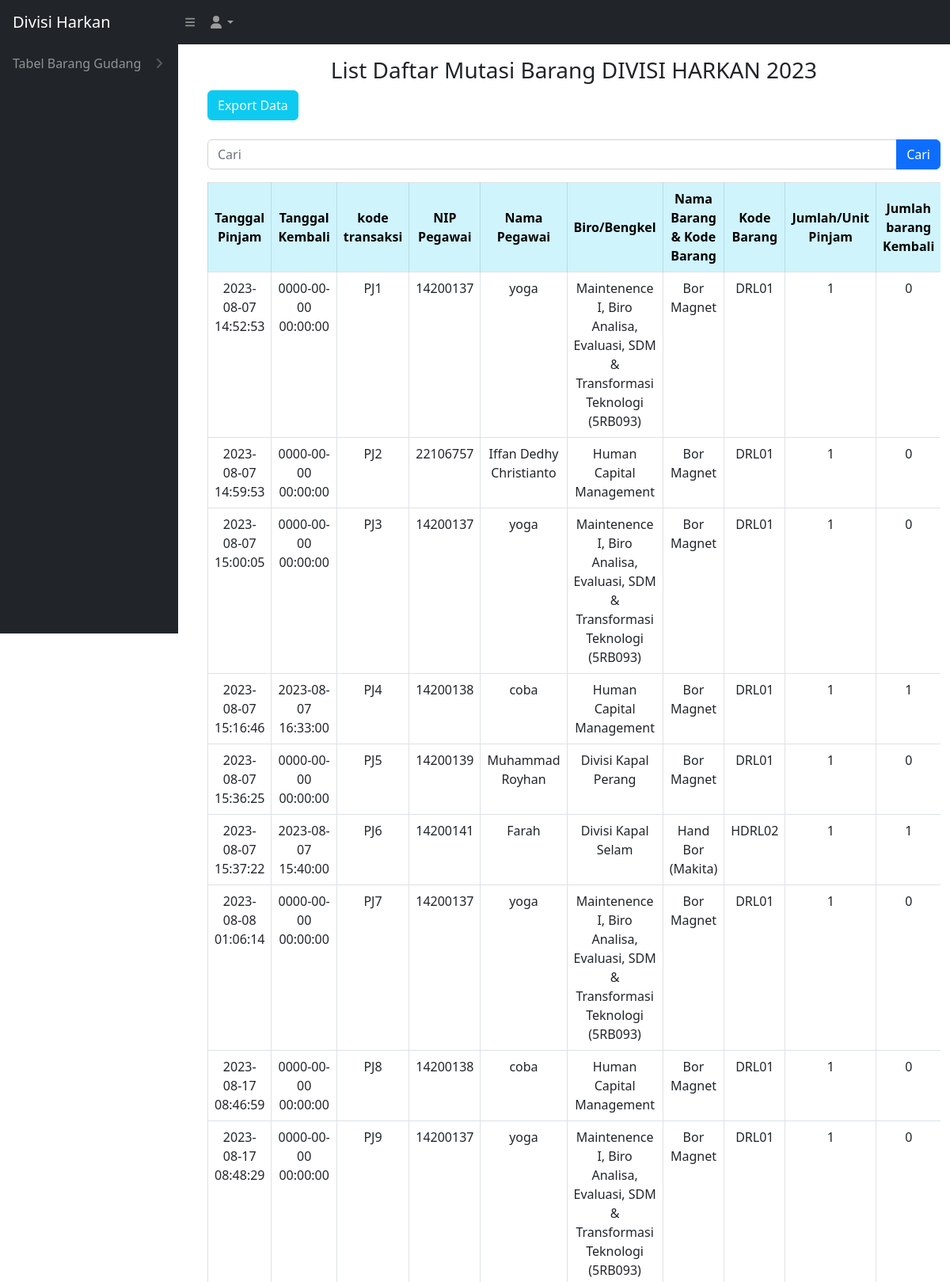
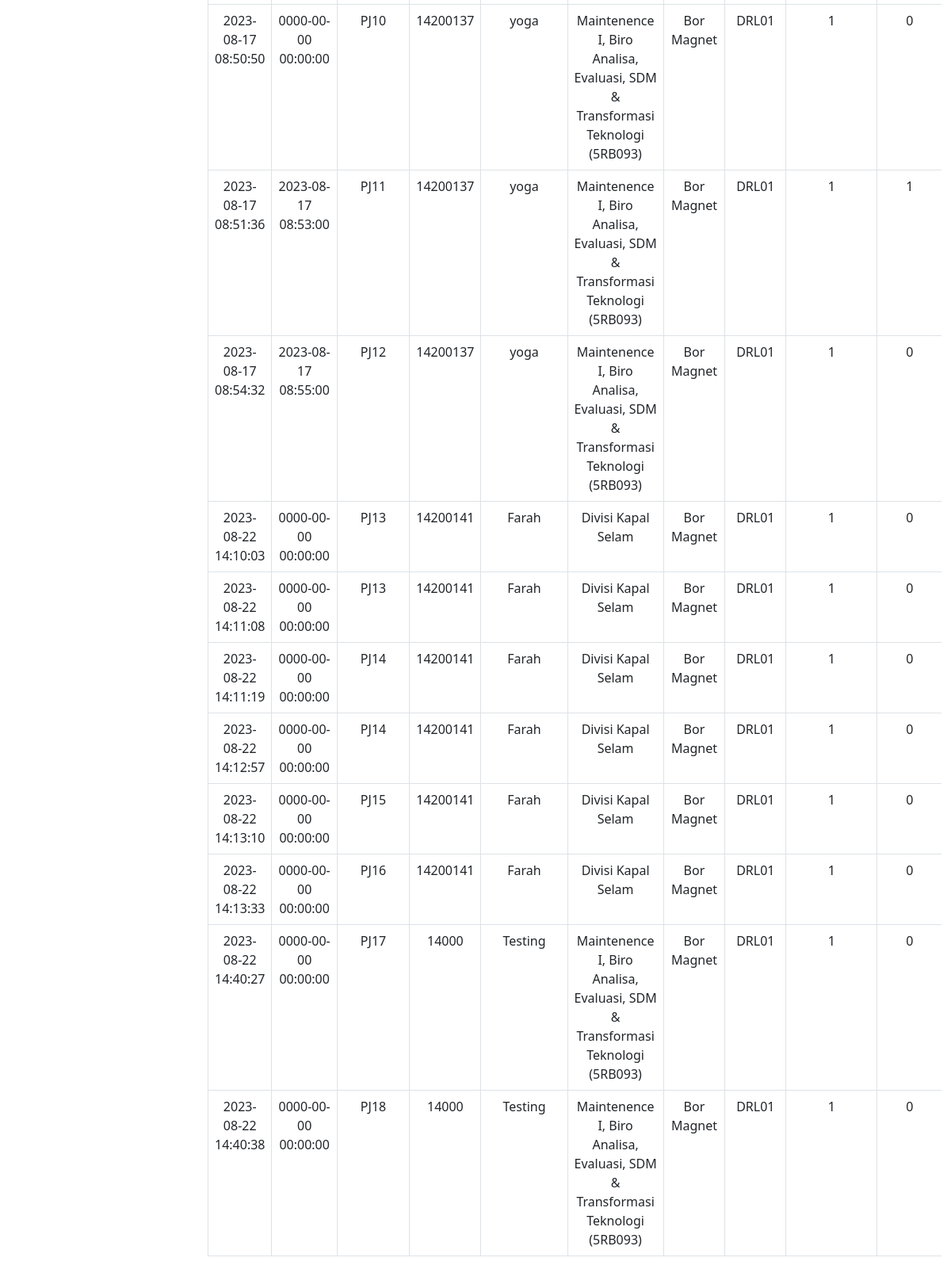
/atasan/atasan_mutasibarang.php, run on the app's committed database (2 pictures, top to bottom).
### tables this page shows
CREATE TABLE `keluar_masuk_barang` (
  `idtransaksi` int(11) NOT NULL,
  `kodetransaksi` varchar(200) NOT NULL,
  `tanggal` timestamp NOT NULL DEFAULT current_timestamp(),
  `tanggalkembali` timestamp NOT NULL DEFAULT current_timestamp(),
  `nip` int(11) NOT NULL,
  `namapegawai` varchar(200) NOT NULL,
  `birobengkel` varchar(256) NOT NULL,
  `namabarang` varchar(200) NOT NULL,
  `kodebarang` varchar(200) NOT NULL,
  `jumlahpinjam` int(11) NOT NULL,
  `jumlahkembali` int(11) NOT NULL,
  `jumlahrusak` int(11) NOT NULL,
  `keterangan` varchar(500) NOT NULL,
  `isApproved` tinyint(1) NOT NULL,
  `status` varchar(200) NOT NULL
);

CREATE TABLE `pegawai` (
  `idpegawai` int(11) NOT NULL,
  `nip` int(11) NOT NULL,
  `namapegawai` varchar(256) NOT NULL,
  `divisi_id` int(11) NOT NULL
);

CREATE TABLE `divisi` (
  `iddivisi` int(11) NOT NULL,
  `namadivisi` varchar(200) NOT NULL
);

### atasan/atasan_mutasibarang.php (the view, shortened to what this page needs)
<?php
require '../controller/koneksi.php';
$searchTerm = isset($_GET['cari']) ? $_GET['cari'] : '';
?>
<!DOCTYPE html>
<html lang="en">
<head>
    <link href="../css/styles.css" rel="stylesheet" />
</head>
<?php include 'atasan_sidebar.php' ?>
<body>
    <br>
    <br>
    <main id="main-content" class="<?= isset($_GET['sidebarClosed']) ? '' : 'main-with-sidebar' ?>">
        <div class="container-fluid px-4">
            <h3 class="mt-4 text-center">List Daftar Mutasi Barang DIVISI HARKAN 2023</h3>
        </div>
        <div class="container -fluid">
            <a href="atasan_export_mutasibarang.php" class="btn btn-info text-light">Export Data</a>
            <br>
            <br>
            <form action="atasan_mutasibarang.php" method="GET">
                <div class="input-group mb-3">
                    <input type="text" class="form-control" placeholder="Cari" name="cari" value="<?= $searchTerm ?>">
                    <button type="submit" class="btn btn-primary">Cari</button>
                </div>
            </form>
            <div class="card-body">
                <div class="table table-responsive">
                    <table class="table table-bordered" id="dataTable" width="100" cellspacing="0">
                        <thead>
                            <tr>
                                <th class="table-info text-center align-middle">Tanggal Pinjam</th>
                                <th class="table-info text-center align-middle">Tanggal Kembali</th>
                                <th class="table-info text-center align-middle">kode transaksi</th>
                                <th class="table-info text-center align-middle">NIP Pegawai</th>
                                <th class="table-info text-center align-middle">Nama Pegawai</th>
                                <th class="table-info text-center align-middle">Biro/Bengkel</th>
                                <th class="table-info text-center align-middle">Nama Barang & Kode Barang</th>
                                <th class="table-info text-center align-middle">Kode Barang </th>
                                <th class="table-info text-center align-middle">Jumlah/Unit Pinjam</th>
                                <th class="table-info text-center align-middle">Jumlah barang Kembali</th>
                            </tr>
                        </thead>
                        <tbody>
                            <?php
                            if (!empty($searchTerm)) {
                                $searchResults = searchMutasiBarang($conn, $searchTerm);
                                while ($data = mysqli_fetch_array($searchResults)) {
                                    $tanggalpinjam = $data['tanggal'];
                                    $tanggalkembali = $data['tanggalkembali'];
                                    $kodetransaksi = $data['kodetransaksi'];
                                    $nip = $data['nip'];
                                    $namapegawai = $data['namapegawai'];
                                    $birobengkel = $data['birobengkel'];
                                    $namabarang = $data['namabarang'];
                                    $kodebarang = $data['kodebarang'];
                                    $jumlahpinjam = $data['jumlahpinjam'];
                                    $jumlahkembali = $data['jumlahkembali'];
                                    $jumlahrusak = $data['jumlahrusak'];
                                    $keterangan = $data['keterangan'];
                                    $status = $data['status'];
                                    $tanggalKembaliNull = "0000-00-00 00:00:00";
                                    $query_pegawai = "SELECT pegawai.namapegawai
                        FROM pegawai
                        WHERE pegawai.nip = '$nip'";
                                    $result_pegawai = mysqli_query($conn, $query_pegawai);
                                    $namapegawai = "-";
                                    if ($result_pegawai) {
                                        $row_pegawai = mysqli_fetch_assoc($result_pegawai);
                                        $namapegawai = $row_pegawai['namapegawai'];
                                    }
                                    $query_divisi = "SELECT divisi.namadivisi
                        FROM pegawai
                        INNER JOIN divisi ON pegawai.divisi_id = divisi.iddivisi
                        WHERE pegawai.nip = '$nip'";
                                    $result_divisi = mysqli_query($conn, $query_divisi);
                                    $namadivisi = "-";
                                    if ($result_divisi) {
                                        $row_divisi = mysqli_fetch_assoc($result_divisi);
                                        $namadivisi = $row_divisi['namadivisi'];
                                    }
                                    echo '<tr>';
                                    echo '<td>' . $tanggalpinjam . '</td>';
                                    echo '<td>' . $tanggalkembali . '</td>';
                                    echo '<td>' . $kodetransaksi . '</td>';
                                    echo '<td>' . $nip . '</td>';
                                    echo '<td>' . $namapegawai . '</td>';
                                    echo '<td>' . $namadivisi . '</td>';
                                    echo '<td>' . $namabarang . '</td>';
                                    echo '<td>' . $kodebarang . '</td>';
                                    echo '<td>' . $jumlahpinjam . '</td>';
                                    echo '<td>' . $jumlahkembali . '</td>';
                                    echo '<td>' . $jumlahrusak . '</td>';
                                    echo '<td>' . $keterangan . '</td>';
                                    echo '<td>';
                                    if ($tanggalkembali === $tanggalKembaliNull) {
                                        echo '<span class="badge text-bg-danger">Belum kembali</span>';
                                    } else if ($jumlahrusak > 0) {
                                        echo '<span class="badge text-bg-warning">Barang rusak/kurang lengkap</span>';
                                    } else {
                                        echo '<span class="badge text-bg-success">Sudah kembali</span>';
                                    }
                                    echo '</td>';
                                    echo '</tr>';
                                }
                            } else {
                                $ambilsemuadatastock = mysqli_query($conn, "select * from keluar_masuk_barang");
                                while ($data = mysqli_fetch_array($ambilsemuadatastock)) {
                                    $tanggalpinjam = $data['tanggal'];
                                    $tanggalkembali = $data['tanggalkembali'];
                                    $kodetransaksi = $data['kodetransaksi'];
                                    $nip = $data['nip'];
                                    $namabarang = $data['namabarang'];
                                    $kodebarang = $data['kodebarang'];
                                    $jumlahpinjam = $data['jumlahpinjam'];
                                    $jumlahkembali = $data['jumlahkembali'];
                                    $query_pegawai = "SELECT pegawai.namapegawai
                        FROM pegawai
                        WHERE pegawai.nip = '$nip'";
                                    $result_pegawai = mysqli_query($conn, $query_pegawai);
                                    $namapegawai = "-";
                                    if ($result_pegawai) {
                                        $row_pegawai = mysqli_fetch_assoc($result_pegawai);
                                        $namapegawai = $row_pegawai['namapegawai'];
                                    }
                                    $query_divisi = "SELECT divisi.namadivisi
                        FROM pegawai
                        INNER JOIN divisi ON pegawai.divisi_id = divisi.iddivisi
                        WHERE pegawai.nip = '$nip'";
                                    $result_divisi = mysqli_query($conn, $query_divisi);
                                    $namadivisi = "-";
                                    if ($result_divisi) {
                                        $row_divisi = mysqli_fetch_assoc($result_divisi);
                                        $namadivisi = $row_divisi['namadivisi'];
                                    }
                                    echo '<tr>';
                                    echo '<td style="text-align: center;">' . $tanggalpinjam . '</td>';
                                    echo '<td style="text-align: center;">' . $tanggalkembali . '</td>';
                                    echo '<td style="text-align: center;">' . $kodetransaksi . '</td>';
                                    echo '<td style="text-align: center;">' . $nip . '</td>';
                                    echo '<td style="text-align: center;">' . $namapegawai . '</td>';
                                    echo '<td style="text-align: center;">' . $namadivisi . '</td>';
                                    echo '<td style="text-align: center;">' . $namabarang . '</td>';
                                    echo '<td style="text-align: center;">' . $kodebarang . '</td>';
                                    echo '<td style="text-align: center;">' . $jumlahpinjam . '</td>';
                                    echo '<td style="text-align: center;">' . $jumlahkembali . '</td>';
                                    echo '</tr>';
                                }
                            }
                            ?>
                        </tbody>
                    </table>
    </main>
</body>
</html>

### data on the page
keluar_masuk_barang: tanggal "2023-08-07 14:52:53", tanggalkembali "0000-00-00 00:00:00", kodetransaksi "PJ1", nip "14200137", pegawai.namapegawai "yoga", divisi.namadivisi "Maintenence I, Biro Analisa, Evaluasi, SDM & Transformasi Teknologi (5RB093)", namabarang "Bor Magnet", kodebarang "DRL01", jumlahpinjam "1", jumlahkembali "0"
keluar_masuk_barang: tanggal "2023-08-07 14:59:53", tanggalkembali "0000-00-00 00:00:00", kodetransaksi "PJ2", nip "22106757", pegawai.namapegawai "Iffan Dedhy Christianto", divisi.namadivisi "Human Capital Management", namabarang "Bor Magnet", kodebarang "DRL01", jumlahpinjam "1", jumlahkembali "0"
keluar_masuk_barang: tanggal "2023-08-07 15:00:05", tanggalkembali "0000-00-00 00:00:00", kodetransaksi "PJ3", nip "14200137", pegawai.namapegawai "yoga", divisi.namadivisi "Maintenence I, Biro Analisa, Evaluasi, SDM & Transformasi Teknologi (5RB093)", namabarang "Bor Magnet", kodebarang "DRL01", jumlahpinjam "1", jumlahkembali "0"
keluar_masuk_barang: tanggal "2023-08-07 15:16:46", tanggalkembali "2023-08-07 16:33:00", kodetransaksi "PJ4", nip "14200138", pegawai.namapegawai "coba", divisi.namadivisi "Human Capital Management", namabarang "Bor Magnet", kodebarang "DRL01", jumlahpinjam "1", jumlahkembali "1"
keluar_masuk_barang: tanggal "2023-08-07 15:36:25", tanggalkembali "0000-00-00 00:00:00", kodetransaksi "PJ5", nip "14200139", pegawai.namapegawai "Muhammad Royhan", divisi.namadivisi "Divisi Kapal Perang", namabarang "Bor Magnet", kodebarang "DRL01", jumlahpinjam "1", jumlahkembali "0"
keluar_masuk_barang: tanggal "2023-08-07 15:37:22", tanggalkembali "2023-08-07 15:40:00", kodetransaksi "PJ6", nip "14200141", pegawai.namapegawai "Farah", divisi.namadivisi "Divisi Kapal Selam", namabarang "Hand Bor (Makita)", kodebarang "HDRL02", jumlahpinjam "1", jumlahkembali "1"
keluar_masuk_barang: tanggal "2023-08-08 01:06:14", tanggalkembali "0000-00-00 00:00:00", kodetransaksi "PJ7", nip "14200137", pegawai.namapegawai "yoga", divisi.namadivisi "Maintenence I, Biro Analisa, Evaluasi, SDM & Transformasi Teknologi (5RB093)", namabarang "Bor Magnet", kodebarang "DRL01", jumlahpinjam "1", jumlahkembali "0"
keluar_masuk_barang: tanggal "2023-08-17 08:46:59", tanggalkembali "0000-00-00 00:00:00", kodetransaksi "PJ8", nip "14200138", pegawai.namapegawai "coba", divisi.namadivisi "Human Capital Management", namabarang "Bor Magnet", kodebarang "DRL01", jumlahpinjam "1", jumlahkembali "0"
keluar_masuk_barang: tanggal "2023-08-17 08:48:29", tanggalkembali "0000-00-00 00:00:00", kodetransaksi "PJ9", nip "14200137", pegawai.namapegawai "yoga", divisi.namadivisi "Maintenence I, Biro Analisa, Evaluasi, SDM & Transformasi Teknologi (5RB093)", namabarang "Bor Magnet", kodebarang "DRL01", jumlahpinjam "1", jumlahkembali "0"
keluar_masuk_barang: tanggal "2023-08-17 08:50:50", tanggalkembali "0000-00-00 00:00:00", kodetransaksi "PJ10", nip "14200137", pegawai.namapegawai "yoga", divisi.namadivisi "Maintenence I, Biro Analisa, Evaluasi, SDM & Transformasi Teknologi (5RB093)", namabarang "Bor Magnet", kodebarang "DRL01", jumlahpinjam "1", jumlahkembali "0"
keluar_masuk_barang: tanggal "2023-08-17 08:51:36", tanggalkembali "2023-08-17 08:53:00", kodetransaksi "PJ11", nip "14200137", pegawai.namapegawai "yoga", divisi.namadivisi "Maintenence I, Biro Analisa, Evaluasi, SDM & Transformasi Teknologi (5RB093)", namabarang "Bor Magnet", kodebarang "DRL01", jumlahpinjam "1", jumlahkembali "1"
keluar_masuk_barang: tanggal "2023-08-17 08:54:32", tanggalkembali "2023-08-17 08:55:00", kodetransaksi "PJ12", nip "14200137", pegawai.namapegawai "yoga", divisi.namadivisi "Maintenence I, Biro Analisa, Evaluasi, SDM & Transformasi Teknologi (5RB093)", namabarang "Bor Magnet", kodebarang "DRL01", jumlahpinjam "1", jumlahkembali "0"
keluar_masuk_barang: tanggal "2023-08-22 14:10:03", tanggalkembali "0000-00-00 00:00:00", kodetransaksi "PJ13", nip "14200141", pegawai.namapegawai "Farah", divisi.namadivisi "Divisi Kapal Selam", namabarang "Bor Magnet", kodebarang "DRL01", jumlahpinjam "1", jumlahkembali "0"
keluar_masuk_barang: tanggal "2023-08-22 14:11:08", tanggalkembali "0000-00-00 00:00:00", kodetransaksi "PJ13", nip "14200141", pegawai.namapegawai "Farah", divisi.namadivisi "Divisi Kapal Selam", namabarang "Bor Magnet", kodebarang "DRL01", jumlahpinjam "1", jumlahkembali "0"
keluar_masuk_barang: tanggal "2023-08-22 14:11:19", tanggalkembali "0000-00-00 00:00:00", kodetransaksi "PJ14", nip "14200141", pegawai.namapegawai "Farah", divisi.namadivisi "Divisi Kapal Selam", namabarang "Bor Magnet", kodebarang "DRL01", jumlahpinjam "1", jumlahkembali "0"
keluar_masuk_barang: tanggal "2023-08-22 14:12:57", tanggalkembali "0000-00-00 00:00:00", kodetransaksi "PJ14", nip "14200141", pegawai.namapegawai "Farah", divisi.namadivisi "Divisi Kapal Selam", namabarang "Bor Magnet", kodebarang "DRL01", jumlahpinjam "1", jumlahkembali "0"
keluar_masuk_barang: tanggal "2023-08-22 14:13:10", tanggalkembali "0000-00-00 00:00:00", kodetransaksi "PJ15", nip "14200141", pegawai.namapegawai "Farah", divisi.namadivisi "Divisi Kapal Selam", namabarang "Bor Magnet", kodebarang "DRL01", jumlahpinjam "1", jumlahkembali "0"
keluar_masuk_barang: tanggal "2023-08-22 14:13:33", tanggalkembali "0000-00-00 00:00:00", kodetransaksi "PJ16", nip "14200141", pegawai.namapegawai "Farah", divisi.namadivisi "Divisi Kapal Selam", namabarang "Bor Magnet", kodebarang "DRL01", jumlahpinjam "1", jumlahkembali "0"
keluar_masuk_barang: tanggal "2023-08-22 14:40:27", tanggalkembali "0000-00-00 00:00:00", kodetransaksi "PJ17", nip "14000", pegawai.namapegawai "Testing", divisi.namadivisi "Maintenence I, Biro Analisa, Evaluasi, SDM & Transformasi Teknologi (5RB093)", namabarang "Bor Magnet", kodebarang "DRL01", jumlahpinjam "1", jumlahkembali "0"
keluar_masuk_barang: tanggal "2023-08-22 14:40:38", tanggalkembali "0000-00-00 00:00:00", kodetransaksi "PJ18", nip "14000", pegawai.namapegawai "Testing", divisi.namadivisi "Maintenence I, Biro Analisa, Evaluasi, SDM & Transformasi Teknologi (5RB093)", namabarang "Bor Magnet", kodebarang "DRL01", jumlahpinjam "1", jumlahkembali "0"
